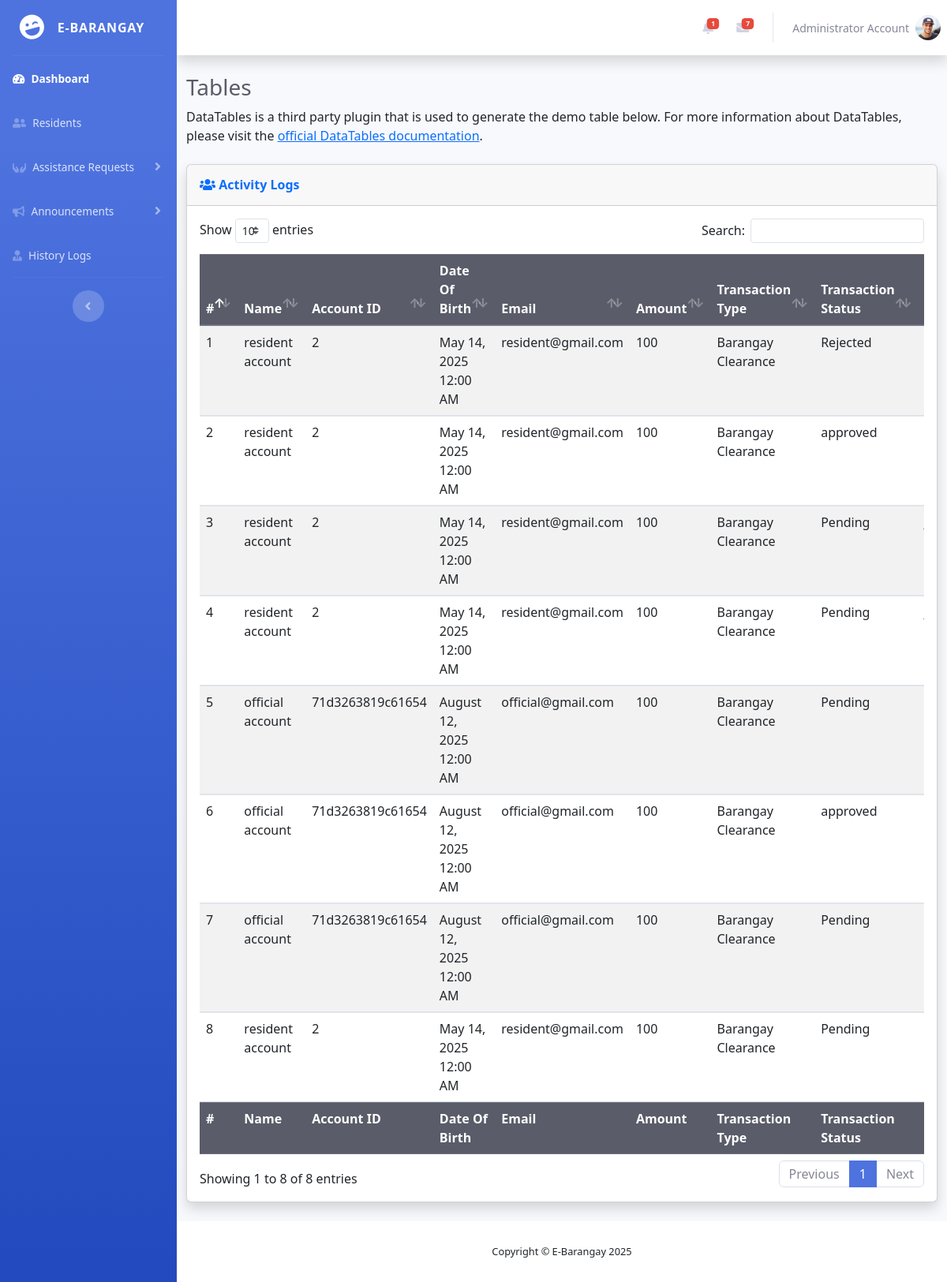
/officials/barangay_clearance.php (signed in), run on the app's committed database.
### tables this page shows
CREATE TABLE `accounts` (
  `account_id` varchar(200) NOT NULL,
  `profile_pic` varchar(255) NOT NULL,
  `first_name` varchar(50) NOT NULL,
  `last_name` varchar(50) NOT NULL,
  `date_of_birth` date NOT NULL,
  `address` varchar(200) NOT NULL,
  `contact_number` int(20) NOT NULL,
  `email` varchar(100) NOT NULL,
  `password` varchar(255) NOT NULL,
  `user_type` int(30) NOT NULL,
  `verification_token` varchar(255) NOT NULL,
  `verification_status` varchar(100) NOT NULL,
  `date_registered` timestamp NOT NULL DEFAULT current_timestamp()
);

CREATE TABLE `file_request` (
  `id` int(11) NOT NULL,
  `user_id` varchar(200) NOT NULL,
  `name` varchar(100) NOT NULL,
  `date_of_birth` date NOT NULL,
  `email` varchar(150) NOT NULL,
  `amount` int(11) NOT NULL,
  `transaction_type` varchar(100) NOT NULL,
  `transaction_status` varchar(50) NOT NULL,
  `date_submitted` timestamp NOT NULL DEFAULT current_timestamp()
);

### officials/barangay_clearance.php (the view, shortened to what this page needs)
<?php
    include '../includes/official/official_sidebar.php';
    $query = $connection->prepare("SELECT * FROM `file_request` WHERE `transaction_type` = ?");
    $query->execute(['Barangay Clearance']);
    $barangay_clearance_requests = $query->fetchAll(PDO::FETCH_ASSOC);
?>
<h1 class="h3 mb-2 text-gray-800">Tables</h1>
<p class="mb-4">DataTables is a third party plugin that is used to generate the demo table below.
    For more information about DataTables, please visit the <a target="_blank"
        href="https://datatables.net">official DataTables documentation</a>.</p>
<div class="card shadow mb-4">
    <div class="card-header py-3">
        <h6 class="m-0 font-weight-bold text-primary">
            <i class="fas fa-users"></i> Activity Logs
        </h6>
    </div>
    <div class="card-body">
        <div class="table-responsive">
            <table class="table table-hover table-striped align-middle" id="dataTable" width="100%" cellspacing="0">
                <thead class="thead-dark">
                    <tr>
                        <th>#</th>
                        <th>Name</th>
                        <th>Account ID</th>
                        <th>Date Of Birth</th>
                        <th>Email</th>
                        <th>Amount</th>
                        <th>Transaction Type</th>
                        <th>Transaction Status</th>
                        <th>Timestamp</th>
                    </tr>
                </thead>
                <tfoot class="thead-dark">
                    <tr>
                    <th>#</th>
                        <th>Name</th>
                        <th>Account ID</th>
                        <th>Date Of Birth</th>
                        <th>Email</th>
                        <th>Amount</th>
                        <th>Transaction Type</th>
                        <th>Transaction Status</th>
                        <th>Timestamp</th>
                    </tr>
                </tfoot>
                <tbody>
                    <?php
                    $count = 1;
                    foreach ($barangay_clearance_requests as $logs):
                    ?>
                        <tr>
                            <td><?php echo $count++; ?></td>
                            <td><?php echo ($logs['name']); ?></td>
                            <td><?php echo ($logs['user_id']); ?></td>
                            <td><?php echo date('F j, Y g:i A', strtotime($logs['date_of_birth'])); ?></td>
                            <td><?php echo ($logs['email']); ?></td>
                            <td><?php echo ($logs['amount']); ?></td>
                            <td><?php echo ($logs['transaction_type']); ?></td>
                            <td><?php echo ($logs['transaction_status']); ?></td>
                            <td><?php echo date('F j, Y g:i A', strtotime($logs['date_submitted'])); ?></td>
                        </tr>
                    <?php endforeach; ?>
                </tbody>
            </table>
        </div>
    </div>
</div>
<?php include '../includes/footer.php'; ?>

### includes/official/topbar.php (shortened to what this page needs)
<nav class="navbar navbar-expand navbar-light bg-white topbar mb-4 static-top shadow">
    <ul class="navbar-nav ml-auto">
        <li class="nav-item dropdown no-arrow mx-1">
            <a class="nav-link dropdown-toggle" href="#" id="alertsDropdown" role="button"
                data-toggle="dropdown" aria-haspopup="true" aria-expanded="false">
                <?php if ($unreadCount > 0): ?>
                    <span class="badge badge-danger badge-counter"><?= $unreadCount ?></span>
                <?php endif; ?>
            </a>
        </li>
        <li class="nav-item dropdown no-arrow mx-1">
            <a class="nav-link dropdown-toggle" href="#" id="messagesDropdown" role="button"
                data-toggle="dropdown" aria-haspopup="true" aria-expanded="false">
                <span class="badge badge-danger badge-counter">7</span>
            </a>
        </li>
        <li class="nav-item dropdown no-arrow">
            <a class="nav-link dropdown-toggle" href="#" id="userDropdown" role="button"
                data-toggle="dropdown" aria-haspopup="true" aria-expanded="false">
                <span class="mr-2 d-none d-lg-inline text-gray-600 small">
                    <?= ($fetch_user['first_name'] . ' ' . $fetch_user['last_name']); ?>
                </span>
                <img class="img-profile rounded-circle"
                    src="../uploads/<?= ($fetch_user['profile_pic']); ?>">
            </a>
        </li>
    </ul>
</nav>
<div class="container-fluid">

### data on the page
accounts: first_name "Administrator", last_name "Account", profile_pic (picture)
file_request: name "resident account", user "2", date_of_birth "May 14, 2025 12:00 AM", email "resident@gmail.com", amount "100", transaction_type "Barangay Clearance", transaction_status "Rejected"
file_request: name "resident account", user "2", date_of_birth "May 14, 2025 12:00 AM", email "resident@gmail.com", amount "100", transaction_type "Barangay Clearance", transaction_status "approved"
file_request: name "resident account", user "2", date_of_birth "May 14, 2025 12:00 AM", email "resident@gmail.com", amount "100", transaction_type "Barangay Clearance", transaction_status "Pending"
file_request: name "resident account", user "2", date_of_birth "May 14, 2025 12:00 AM", email "resident@gmail.com", amount "100", transaction_type "Barangay Clearance", transaction_status "Pending"
file_request: name "official account", user "71d3263819c61654", date_of_birth "August 12, 2025 12:00 AM", email "official@gmail.com", amount "100", transaction_type "Barangay Clearance", transaction_status "Pending"
file_request: name "official account", user "71d3263819c61654", date_of_birth "August 12, 2025 12:00 AM", email "official@gmail.com", amount "100", transaction_type "Barangay Clearance", transaction_status "approved"
file_request: name "official account", user "71d3263819c61654", date_of_birth "August 12, 2025 12:00 AM", email "official@gmail.com", amount "100", transaction_type "Barangay Clearance", transaction_status "Pending"
file_request: name "resident account", user "2", date_of_birth "May 14, 2025 12:00 AM", email "resident@gmail.com", amount "100", transaction_type "Barangay Clearance", transaction_status "Pending"

### other printed values
$unreadCount "1"
